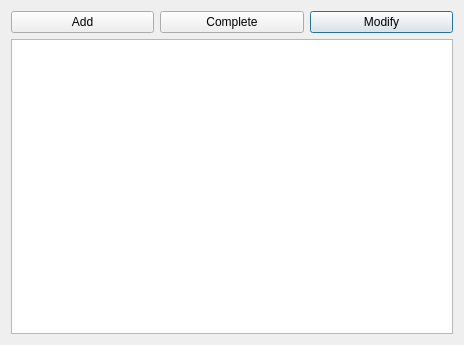
<?xml version="1.0" encoding="UTF-8"?>
<ui version="4.0">
 <class>MainWindow</class>
 <widget class="QWidget" name="MainWindow">
  <property name="geometry">
   <rect>
    <x>0</x>
    <y>0</y>
    <width>464</width>
    <height>345</height>
   </rect>
  </property>
  <property name="windowTitle">
   <string>Todo List</string>
  </property>
  <layout class="QVBoxLayout" name="verticalLayout_2">
   <item>
    <layout class="QHBoxLayout" name="horizontalLayout">
     <item>
      <widget class="QPushButton" name="addButton">
       <property name="text">
        <string>Add</string>
       </property>
      </widget>
     </item>
     <item>
      <widget class="QPushButton" name="completeButton">
       <property name="text">
        <string>Complete</string>
       </property>
      </widget>
     </item>
     <item>
      <widget class="QPushButton" name="modifyButton">
       <property name="text">
        <string>Modify</string>
       </property>
       <property name="autoDefault">
        <bool>true</bool>
       </property>
       <property name="default">
        <bool>true</bool>
       </property>
      </widget>
     </item>
    </layout>
   </item>
   <item>
    <widget class="QListView" name="taskList"/>
   </item>
  </layout>
 </widget>
 <resources/>
 <connections/>
</ui>
